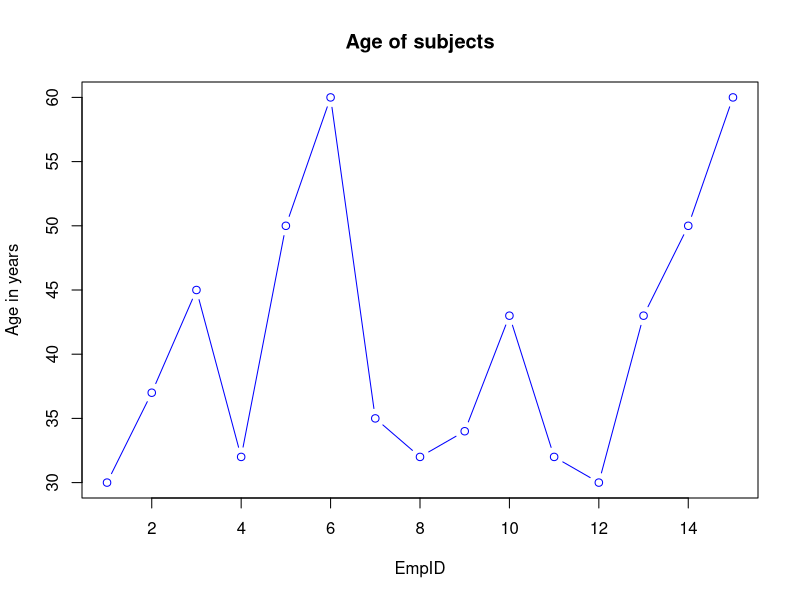
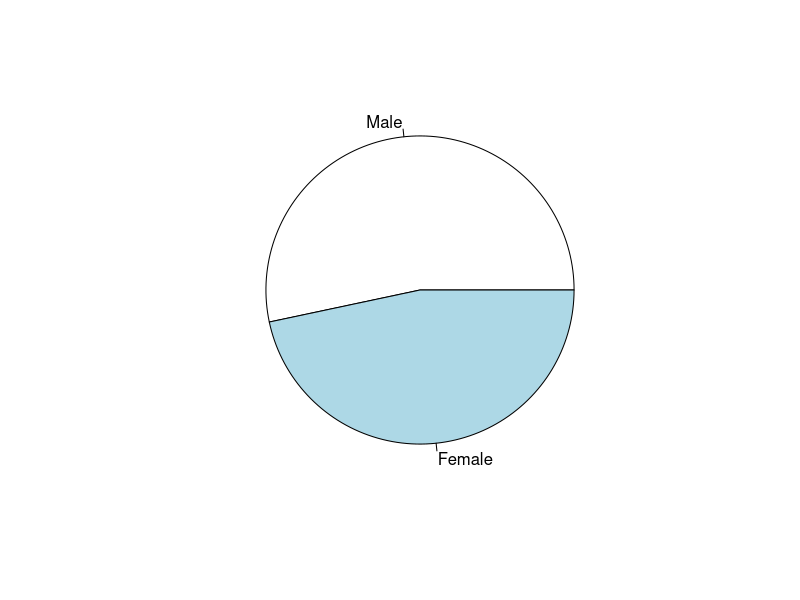
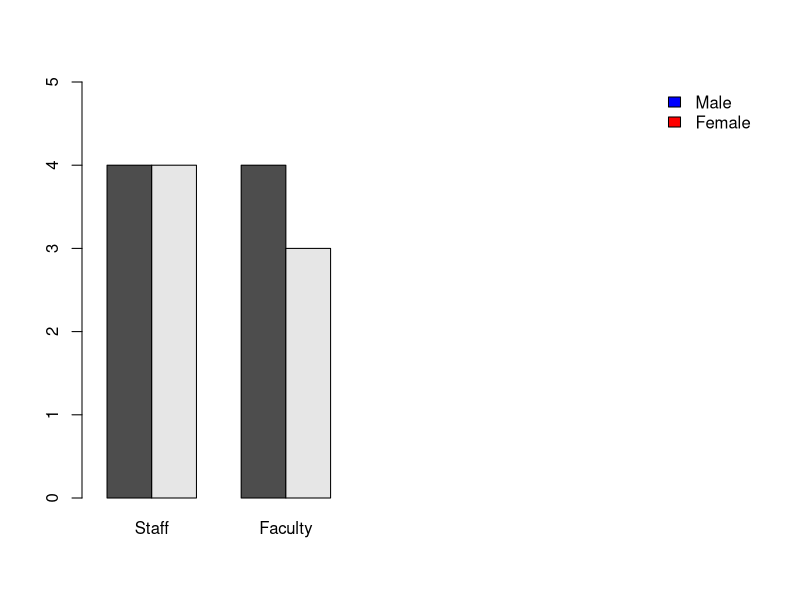

R code for these plots, in order:
empid=c(1,2,3,4,5,6,7,8,9,10,11,12,13,14,15) 
age=c(30,37,45,32,50,60,35,32,34,43,32,30,43,50,60)
sex=c(0,1,0,1,1,1,0,0,1,0,0,1,1,0,0)
status=c(1,1,2,2,1,1,1,2,2,1,2,1,2,1,2)
empinfo=data.frame(empid,age,sex,status)
empinfo$sex=factor(empinfo$sex,labels=c("Male","Female"))
empinfo$status=factor(empinfo$status,labels=c("Staff","Faculty"))
empinfo
sexm=subset(empinfo,empinfo$sex=="Male")
sexm
summary(empinfo)
table1=table(empinfo$sex)
table1
table2=table(empinfo$sex,empinfo$age)
table2
plot(empinfo$age,type="b",main="Age of subjects",xlab="EmpID",ylab="Age in years",col="blue")
table4<-table(empinfo$sex)
pie(table4)
table5=table(empinfo$sex,empinfo$status)
barplot(table5,beside=T,xlim=c(1,15),ylim=c(0,5))
legend("topright",legend=rownames(table5),fill=c('blue','red'),bty="n")

